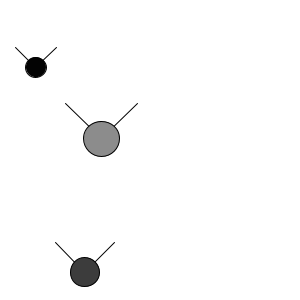
Frame 1 (no input)
Frame 60 (the mouse pressed at the canvas centre just before this capture): identical to frame 1, image omitted
Frame 120 (the mouse held since frame 60 and released just before this capture): identical to frame 1, image omitted

The Processing sketch that drew this single still picture (run headless with seeded random() and noise(); from frame 60 on, the mouse is pressed at the canvas centre):

// Processing sketch: lc2_2016s_1
// ── lc2_2016s_1.pde
Alien[] aliens;

void setup() {
  size(300, 300);
  aliens = new Alien[3];
  for (int i = 0; i < aliens.length; i++) {
    aliens[i] = new Alien();
  }
}

void draw() {
  background(255);
  for (int i = 0; i < aliens.length; i++) {
    aliens[i].zeichne();
  }
}

void keyPressed() {
  switch(key) {
    case '+':
      aliens = (Alien[]) append(aliens, new Alien());
      break;
      
    case ' ':
      int randomIndex = int(random(0, aliens.length));
      aliens[randomIndex].increaseStatus();
      break;
  }
}
// ── Alien.pde
class Alien {
  
  PVector position;
  float durchmesser;
  color farbe;
  int status;

  Alien() {
    this.durchmesser = random(10, 40);
    float randomX = random( 0 + this.durchmesser/2, width  - this.durchmesser/2);
    float randomY = random( 0 + this.durchmesser/2, height - this.durchmesser/2);
    this.position = new PVector(randomX, randomY);
    int farbe = int(random(0, 255));
    this.farbe = color(farbe, farbe, farbe);
    this.status = 0;
  }

  void increaseStatus() {
    if (this.status < 2) {
      this.status++;
    }
  }

  void zeichne() {
    fill(this.farbe);

    switch(this.status) {
      
      case 0:
        line(this.position.x, this.position.y, this.position.x - this.durchmesser, this.position.y - this.durchmesser);
        line(this.position.x, this.position.y, this.position.x + this.durchmesser, this.position.y - this.durchmesser);
        break;
  
      case 1:
        line(this.position.x, this.position.y, this.position.x - this.durchmesser, this.position.y);
        line(this.position.x, this.position.y, this.position.x + this.durchmesser, this.position.y);
        break;
  
      case 2:
        line(this.position.x, this.position.y, this.position.x - this.durchmesser, this.position.y + this.durchmesser);
        line(this.position.x, this.position.y, this.position.x + this.durchmesser, this.position.y + this.durchmesser);
        break;
      
    }

    ellipse(this.position.x, this.position.y, this.durchmesser, this.durchmesser);
  }
  
}
